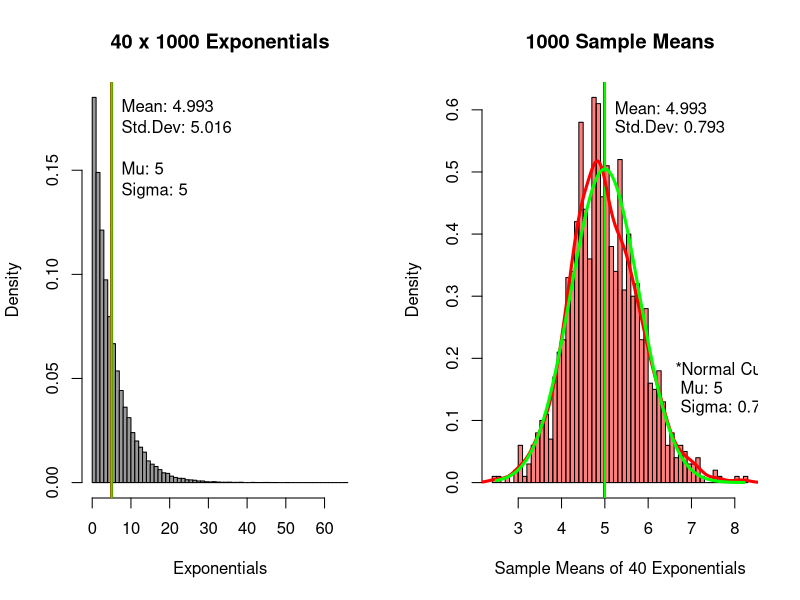
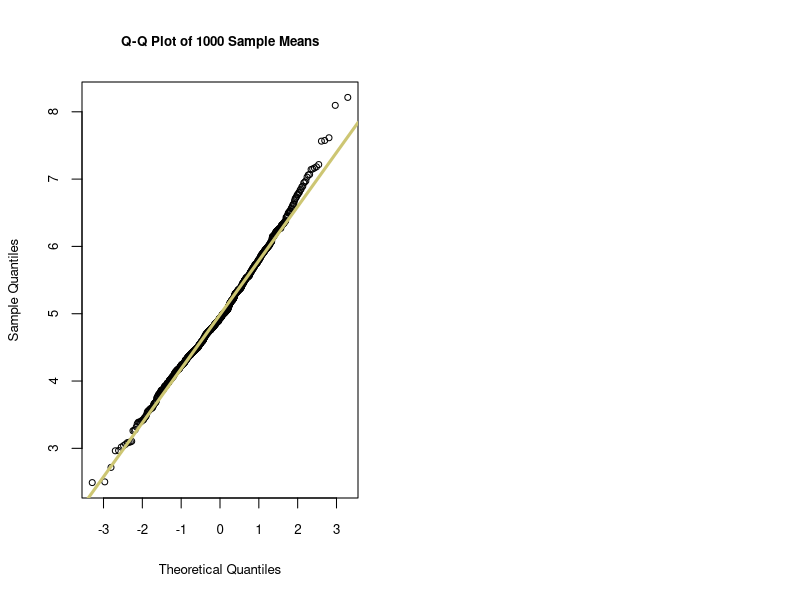

The R script that drew these images, in order:
## ---- chunk 1

## ---- chunk 2
tab1 <- as.table(cbind("Exponential", 0.2, 40, 1000))
dimnames(tab1) <- list("", c("Type", "Lambda", "n", "Number of Samplings"))
knitr::kable(tab1, digits = 3, align = 'c', 
             caption = "Simulation Properties")
## ---- chunk 3
# Set basic properties
set.seed(9) # set seed number for reproducibility
lambda <- 0.2 # set lambda 0.2
n <- 40
mean.param <- 1 / lambda # calculate mean of exponential distribution
sd.param <- 1 / lambda # calculate std.dev of exponential distribution
se.param <- sd.param / sqrt(n) # theoretical std.dev. of 
                                           # 40 sample means with C.L.T.

# Simulation
samples <- vector() 
for (i in 1:1000){
        samples <- c(samples, rexp(n, lambda))
        } # get 40 * 1000 exponentials  
sample.matrix <- matrix(samples, n, 1000) # transform into matrix(40, 1000)
mean.1000 <- apply(sample.matrix, 2, mean) # 1000 sample means

## ---- chunk 4
## parameter-estimate comparison
tab2 <- as.table(rbind(c(mean.param, sd.param, 
                         mean.param, se.param), 
                       c(mean(samples), sd(samples), 
                         mean(mean.1000), sd(samples)/sqrt(n))))
dimnames(tab2) <-list(c("Parameter", "Estimate"), 
                      c("Mean", "Std.Dev", "Mean of Sample Means", "Std.Err"))

## output
knitr::kable(tab2, digits = 3, align = 'c', 
             caption = "Parameter-Estimate Comparison (1000 samplings, n=40)")
## ---- chunk 5
# Create density plots
par(mfrow = c(1,2)) 

## plot 40 * 1000 samples
hist(samples, breaks = 50, col = "grey60", xlab = "Exponentials",
     main = "40 x 1000 Exponentials", prob = TRUE)
abline(v = mean(samples), lwd=3, lty=1, col="red")
abline(v = mean.param, lwd=2, lty=1, col="green")
text(5, 0.18, pos=4, labels=paste("Mean:", round(mean(samples),3)))
text(5, 0.17, pos=4, labels=paste("Std.Dev:", round(sd(samples),3)))
text(5, 0.15, pos=4, labels=paste("Mu:", mean.param))
text(5, 0.14, pos=4, labels=paste("Sigma:", sd.param))

## plot 1000 sample means
hist(mean.1000, breaks = 50, col = rgb(1,0,0,0.5), 
     xlab = "Sample Means of 40 Exponentials",
     main = "1000 Sample Means", prob = TRUE)
abline(v = mean(mean.1000), lwd=3, lty=1, col="red")
abline(v = mean.param, lwd=2, lty=1, col="green")
lines(density(mean.1000), col="red", lwd=3)
text(5, 0.6, pos=4, labels=paste("Mean:", round(mean(mean.1000),3)))
text(5, 0.57, pos=4, labels=paste("Std.Dev:", round(sd(samples)/sqrt(n),3)))

### add a parametric normal distribution line
x <- seq(min(mean.1000), max(mean.1000), length = 1000)
density <- dnorm(x, mean = mean.param, sd = se.param)
lines(x, density, lwd=3, col = "green") 
text(6.4, 0.18, pos=4, labels="*Normal Curve")
text(6.4, 0.15, pos=4, labels=paste(" Mu:", mean.param))
text(6.4, 0.12, pos=4, labels=paste(" Sigma:", round(se.param,3)))
## ---- chunk 6
## QQplot
qqnorm(mean.1000, main="Q-Q Plot of 1000 Sample Means", cex=0.8,
       cex.main=0.8, cex.lab=0.8, cex.axis=0.8)
qqline(mean.1000, lwd=3, col="khaki3")
